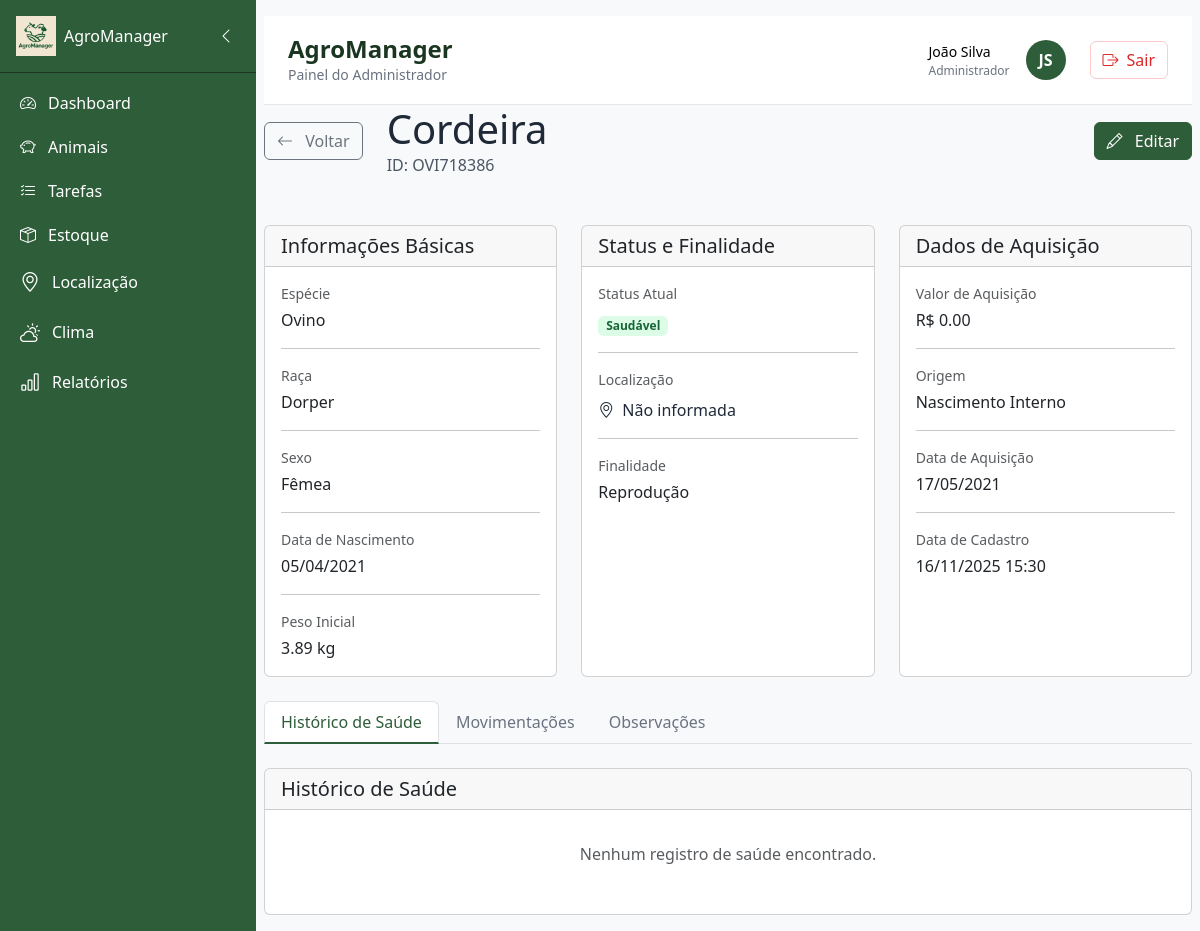
Page /animais/detalhe/40/ on the committed database.
### apps/animal/models.py (models this page shows, shortened)
class Animal(models.Model):
    SEXO_CHOICES = [
        ("Macho", "Macho"),
        ("Fêmea", "Fêmea"),
    ]
    FINALIDADE_CHOICES = [
        ("Leite", "Leite"),
        ("Corte", "Corte"),
        ("Reprodução", "Reprodução"),
        ("Venda", "Venda"),
    ]
    ORIGEM_CHOICES = [
        ("Compra", "Compra"),
        ("Nascimento Interno", "Nascimento Interno"),
        ("Doação", "Doação"),
    ]
    id = models.AutoField(primary_key=True)
    nome = models.CharField(max_length=50)
    especie = models.CharField(max_length=30)
    raca = models.CharField(max_length=30, blank=True, null=True)
    sexo = models.CharField(max_length=10, choices=SEXO_CHOICES)
    data_nascimento = models.DateField()
    numero_identificacao = models.CharField(max_length=20,blank=True,null=True,unique=True)
    finalidade = models.CharField(max_length=20,choices=FINALIDADE_CHOICES,blank=True,null=True)
    peso_inicial = models.DecimalField(max_digits=8,decimal_places=2,blank=True,null=True)
    observacoes = models.TextField(blank=True,null=True)
    data_aquisicao = models.DateField(blank=True,null=True)
    origem = models.CharField(max_length=20,choices=ORIGEM_CHOICES,blank=True,null=True)
    valor_compra = models.DecimalField(max_digits=10,decimal_places=2,default=0.00)
    data_criacao = models.DateTimeField(default=timezone.now)
    class Meta:
        verbose_name = "Animal"
        verbose_name_plural = "Animais"
        ordering = ['-id']

### apps/animal/views.py (the view)
# urls.py: path('detalhe/<int:animal_id>/', views.detalhe_animal, name='detalhe_animal'),  #Mostra informações de um animal específico (por ID).
def detalhe_animal(request, animal_id):
    animal = get_object_or_404(Animal, id=animal_id)
    health_history = []  # Substitua pelo seu modelo real
    movement_history = []  # Substitua pelo seu modelo real
    context = {
        'animal': animal,
        'health_history': health_history,
        'movement_history': movement_history,
    }
    return render(request, 'detalhe_animal.html', context)

### templates/detalhe_animal.html (shortened to what this page needs)
{% extends 'base.html' %} {% load static %} {% block content %}
<div class="space-y-6">
    <div class="d-flex justify-content-between align-items-center">
        <div class="d-flex align-items-center gap-4">
            <button class="btn btn-outline-secondary" onclick="onBack()">
                <i class="bi bi-arrow-left me-2"></i>
                Voltar
            </button>
            <div>
                <h1 class="text-gray-900 mb-0">{{ animal.nome }}</h1>
                <p class="text-gray-600 mb-0">ID: {{ animal.numero_identificacao }}</p>
            </div>
        </div>
        <button class="btn bg-green-600 text-white" onclick="onEdit({{ animal.id }})">
            <i class="bi bi-pencil me-2"></i>
            Editar
        </button>
    </div>
    <div class="row g-4">
        <div class="col-md-4">
            <div class="card h-100">
                <div class="card-header">
                    <h5 class="card-title mb-0">Informações Básicas</h5>
                </div>
                <div class="card-body">
                    <div class="mb-3">
                        <p class="text-muted small mb-1">Espécie</p>
                        <p class="mb-0">{{ animal.especie }}</p>
                    </div>
                    <hr>
                    <div class="mb-3">
                        <p class="text-muted small mb-1">Raça</p>
                        <p class="mb-0">{{ animal.raca|default:"-" }}</p>
                    </div>
                    <hr>
                    <div class="mb-3">
                        <p class="text-muted small mb-1">Sexo</p>
                        <p class="mb-0">{{ animal.sexo }}</p>
                    </div>
                    <hr>
                    <div class="mb-3">
                        <p class="text-muted small mb-1">Data de Nascimento</p>
                        <p class="mb-0">{{ animal.data_nascimento|date:"d/m/Y" }}</p>
                    </div>
                    <hr>
                    <div class="mb-0">
                        <p class="text-muted small mb-1">Peso Inicial</p>
                        <p class="mb-0">{{ animal.peso_inicial|default:"-" }} kg</p>
                    </div>
                </div>
            </div>
        </div>
        <div class="col-md-4">
            <div class="card h-100">
                <div class="card-header">
                    <h5 class="card-title mb-0">Status e Finalidade</h5>
                </div>
                <div class="card-body">
                    <div class="mb-3">
                        <p class="text-muted small mb-2">Status Atual</p>
                        <span class="badge bg-green-100 text-green-800">
                            {{ animal.status|default:"Saudável" }}
                        </span>
                    </div>
                    <hr>
                    <div class="mb-3">
                        <p class="text-muted small mb-2">Localização</p>
                        <div class="d-flex align-items-center text-gray-900">
                            <i class="bi bi-geo-alt me-2"></i>
                            {{ animal.localizacao|default:"Não informada" }}
                        </div>
                    </div>
                    <hr>
                    <div class="mb-0">
                        <p class="text-muted small mb-1">Finalidade</p>
                        <p class="mb-0">{{ animal.finalidade|default:"-" }}</p>
                    </div>
                </div>
            </div>
        </div>
        <div class="col-md-4">
            <div class="card h-100">
                <div class="card-header">
                    <h5 class="card-title mb-0">Dados de Aquisição</h5>
                </div>
                <div class="card-body">
                    <div class="mb-3">
                        <p class="text-muted small mb-1">Valor de Aquisição</p>
                        <p class="mb-0">R$ {{ animal.valor_compra }}</p>
                    </div>
                    <hr>
                    <div class="mb-3">
                        <p class="text-muted small mb-1">Origem</p>
                        <p class="mb-0">{{ animal.origem|default:"-" }}</p>
                    </div>
                    <hr>
                    <div class="mb-3">
                        <p class="text-muted small mb-1">Data de Aquisição</p>
                        <p class="mb-0">{{ animal.data_aquisicao|date:"d/m/Y"|default:"-" }}</p>
                    </div>
                    <hr>
                    <div class="mb-0">
                        <p class="text-muted small mb-1">Data de Cadastro</p>
                        <p class="mb-0">{{ animal.data_criacao|date:"d/m/Y H:i" }}</p>
                    </div>
                </div>
            </div>
        </div>
    </div>
    <ul class="nav nav-tabs" id="animalTabs" role="tablist">
        <li class="nav-item" role="presentation">
            <button class="nav-link active" id="health-tab" data-bs-toggle="tab" data-bs-target="#health" type="button" role="tab">
                Histórico de Saúde
            </button>
        </li>
        <li class="nav-item" role="presentation">
            <button class="nav-link" id="movements-tab" data-bs-toggle="tab" data-bs-target="#movements" type="button" role="tab">
                Movimentações
            </button>
        </li>
        <li class="nav-item" role="presentation">
            <button class="nav-link" id="observations-tab" data-bs-toggle="tab" data-bs-target="#observations" type="button" role="tab">
                Observações
            </button>
        </li>
    </ul>
    <div class="tab-content" id="animalTabsContent">
        <div class="tab-pane fade show active" id="health" role="tabpanel">
            <div class="card">
                <div class="card-header">
                    <h5 class="card-title mb-0">Histórico de Saúde</h5>
                </div>
                <div class="card-body">
                    <div class="space-y-4">
                        {% for record in health_history %}
                        <div class="d-flex align-items-start gap-3 pb-3 border-bottom">
                            <i class="bi bi-activity text-green-600 mt-1"></i>
                            <div class="flex-grow-1">
                                <div class="d-flex justify-content-between align-items-center mb-1">
                                    <p class="text-gray-900 mb-0">{{ record.evento }}</p>
                                    <span class="badge border border-green-600 text-green-600">
                                        {{ record.status }}
                                    </span>
                                </div>
                                <div class="d-flex align-items-center gap-2 text-muted small">
                                    <i class="bi bi-calendar"></i>
                                    {{ record.data|date:"d/m/Y" }}
                                </div>
                                {% if record.observacoes %}
                                <p class="text-muted small mt-1 mb-0">{{ record.observacoes }}</p>
                                {% endif %}
                            </div>
                        </div>
                        {% empty %}
                        <p class="text-muted text-center py-3">Nenhum registro de saúde encontrado.</p>
                        {% endfor %}
                    </div>
                </div>
            </div>
        </div>
    </div>
</div>
{% endblock %}

### templates/base.html (style rules this page uses)
html, body { height: 100%; margin: 0; padding: 0; font-family: system-ui, -apple-system, sans-serif; background-color: #f8f9fa; }

### templates/detalhe_animal.html (style rules this page uses)
.space-y-6 > * + * { margin-top: 1.5rem; }
.text-gray-900 { color: #1f2937; }
.text-gray-600 { color: #4b5563; }
.bg-green-600 { background-color: #2E5D3A; border-color: #2E5D3A; }
.bg-green-100 { background-color: #dcfce7; }
.text-green-800 { color: #166534; }
.nav-tabs .nav-link.active { color: #2E5D3A; border-bottom: 2px solid #2E5D3A; }
.nav-tabs .nav-link { color: #6b7280; }

### rows in the picture
Animal: nome "Cordeira", numero_identificacao "OVI718386", especie "Ovino", raca "Dorper", sexo "Fêmea", data_nascimento "05/04/2021", peso_inicial "3.89", finalidade "Reprodução", valor_compra "0.00", origem "Nascimento Interno", data_aquisicao "17/05/2021", data_criacao "16/11/2025 15:30"

### other values in the picture
{{ animal.status|default:"Saudável" }} "Saudável"
{{ animal.localizacao|default:"Não informada" }} "Não informada"
